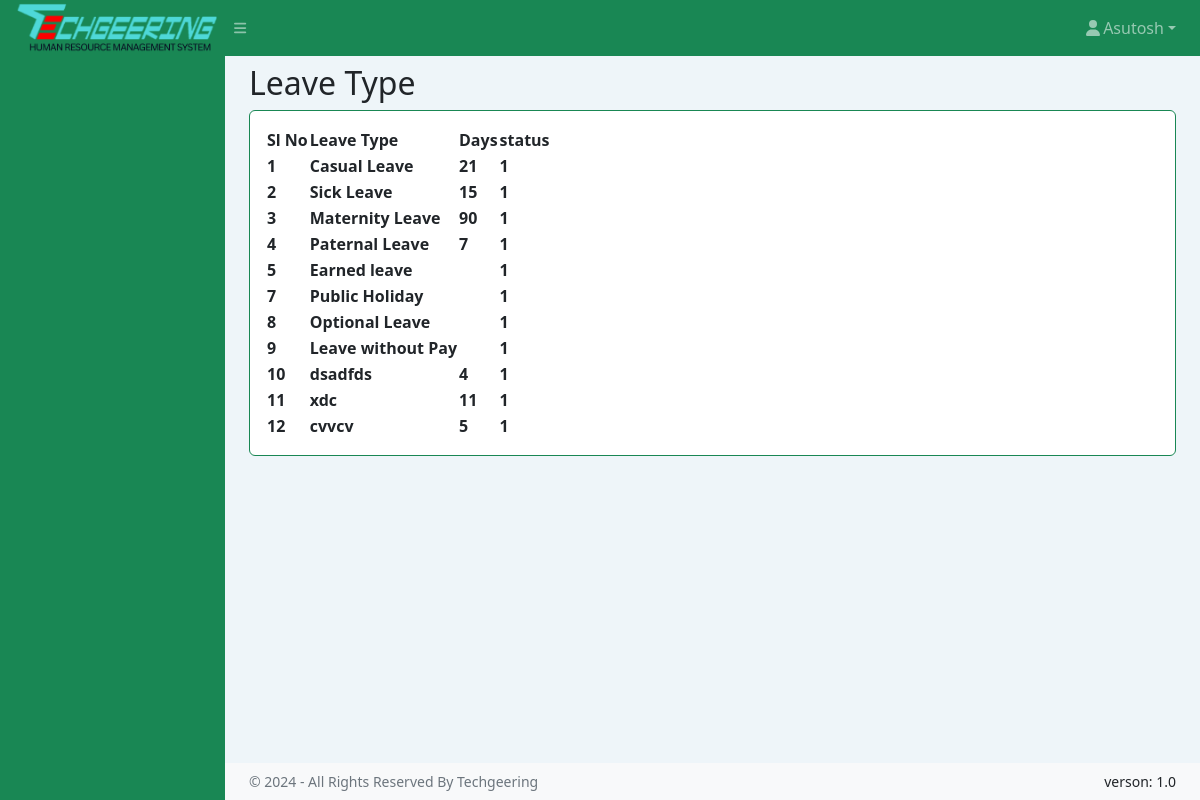
Page /leaveType.php on the committed database.
### tables this page shows
CREATE TABLE `leave_types` (
  `type_id` int(14) NOT NULL,
  `name` varchar(64) NOT NULL,
  `leave_day` varchar(255) NOT NULL,
  `status` tinyint(1) NOT NULL DEFAULT 1
);

### leaveType.php (the view, shortened to what this page needs)
<!DOCTYPE html>
<html lang="en">
<head>
    <link href="https://cdn.jsdelivr.net/npm/simple-datatables@7.1.2/dist/style.min.css" rel="stylesheet" />
    <link href="assets/css/styles.css" rel="stylesheet" />
</head>
<body class="sb-nav-fixed">
    <?php include 'common/topnav.php' ?>
    <div id="layoutSidenav">
        <?php include 'common/sidenav.php' ?>
        <div id="layoutSidenav_content">
            <main>
                <div class="container-fluid px-4">
                    <div class="d-flex justify-content-between align-items-center">
                        <h2 class="my-2">Leave Type</h2>
                    </div>
                    <div class="card mb-4">
                        <div class="card-body">
                            <table id="datatablesSimple">
                                <thead>
                                    <tr>
                                        <th>Sl No</th>
                                        <th>Leave Type</th>
                                        <th>Days</th>
                                        <th>status</th>
                                    </tr>
                                </thead>
                                <tbody>
                                    <?php
                                    include "common/conn.php";
                                    $sql = "SELECT * FROM  leave_types";
                                    $result = $conn->query($sql);
                                    if ($result->num_rows > 0) {
                                        while ($row = $result->fetch_assoc()) {
                                            ?>
                                            <tr>
                                                <th><?php echo $row["type_id"]; ?></th>
                                                <th><?php echo $row["name"]; ?></th>
                                                <th><?php echo $row["leave_day"]; ?></th>
                                                <th><?php echo $row["status"]; ?></th>
                                            </tr>
                                            <?php
                                        }
                                    } else {
                                        echo "0 results";
                                    }
                                    ?>
                                </tbody>
                            </table>
                        </div>
                    </div>
                </div>
            </main>
            <?php include 'common/copyrightfooter.php' ?>
        </div>
    </div>
</body>
</html>

### rows in the picture
leave_types: type_id "1", name "Casual Leave", leave_day "21", status "1"
leave_types: type_id "2", name "Sick Leave", leave_day "15", status "1"
leave_types: type_id "3", name "Maternity Leave", leave_day "90", status "1"
leave_types: type_id "4", name "Paternal Leave", leave_day "7", status "1"
leave_types: type_id "5", name "Earned leave", status "1"
leave_types: type_id "7", name "Public Holiday", status "1"
leave_types: type_id "8", name "Optional Leave", status "1"
leave_types: type_id "9", name "Leave without Pay", status "1"
leave_types: type_id "10", name "dsadfds", leave_day "4", status "1"
leave_types: type_id "11", name "xdc", leave_day "11", status "1"
leave_types: type_id "12", name "cvvcv", leave_day "5", status "1"
